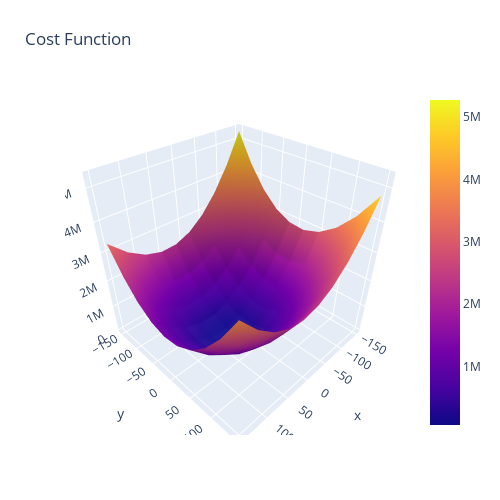

Here is the notebook cell this chart was saved with:
### Code cell
import plotly.graph_objects as go

fig = go.Figure(data=[go.Surface(x = m_arr, y = b_arr, z =z_arr)])

fig.update_layout(title='Cost Function', autosize=False,
                  width=500, height=500,
                  margin=dict(l=65, r=50, b=65, t=90))



fig.show()
